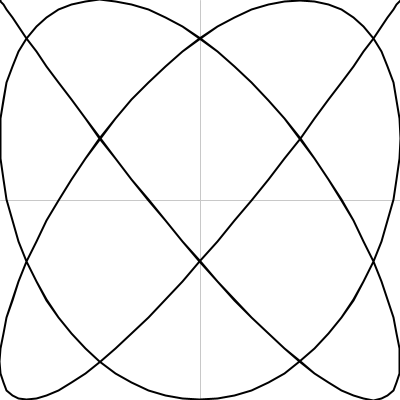
Frame 1 (no input)
Frame 60 (the mouse pressed at the canvas centre just before this capture): identical to frame 1, image omitted
Frame 120 (the mouse held since frame 60 and released just before this capture): identical to frame 1, image omitted

The Processing sketch that drew this single still picture (run headless with seeded random() and noise(); from frame 60 on, the mouse is pressed at the canvas centre):

// Processing sketch: lissajous
// ── lissajous.pde
void setup() {
  size(400, 400);
}

void draw() {
  background(255);

  //axis
  strokeWeight(1);
  stroke(200);
  line(width/2, 0, width/2, height); //y-axis
  line(0, height/2, width, height/2); //x-axis

  //draw
  noFill();
  strokeWeight(2);
  stroke(0); //drawing color
  strokeJoin(ROUND);
  drawLissajous(width/2, height/2, 200);  // x-pos, y-pos, size
}

void drawLissajous(int ox, int oy, int size) {
  pushMatrix(); //use stack
  translate(ox, oy); //move axis
  beginShape();
  for (int theta = 0; theta < 360; theta++) {
    float x = size * cos(radians(6*theta));
    float y = size * sin(radians(5*theta));
    vertex(x, y);
  }
  rotate(radians(90));
  endShape(CLOSE);
  popMatrix(); //pop
}
